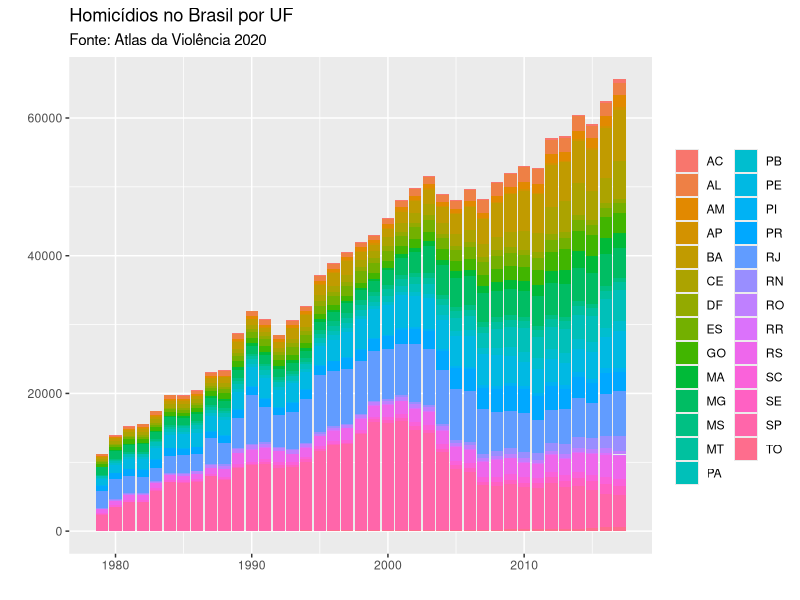
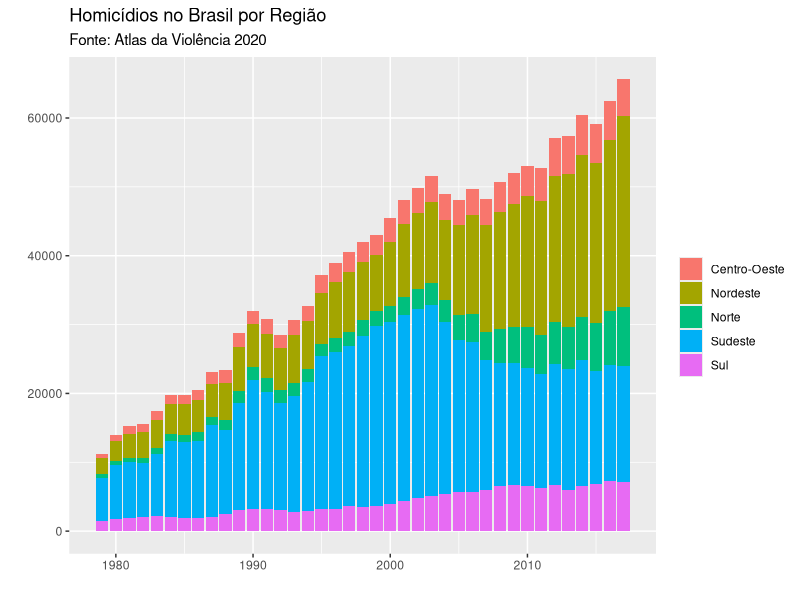
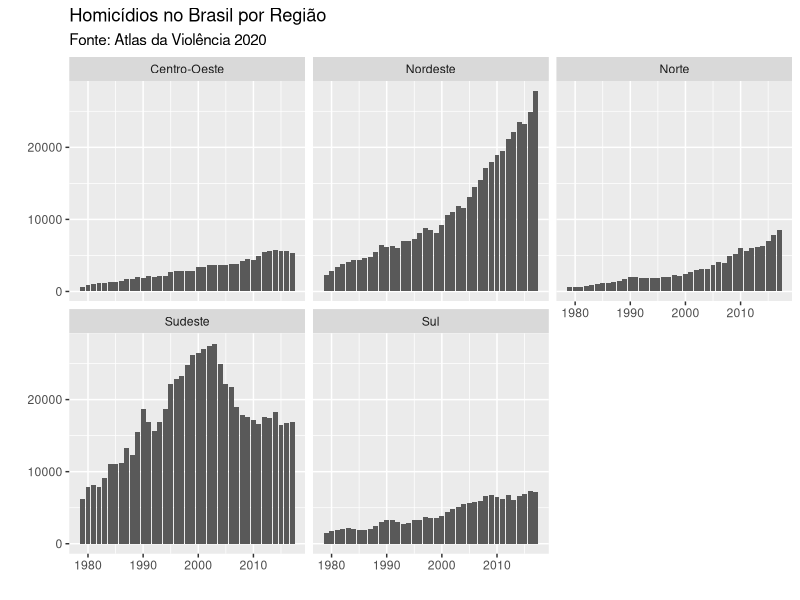
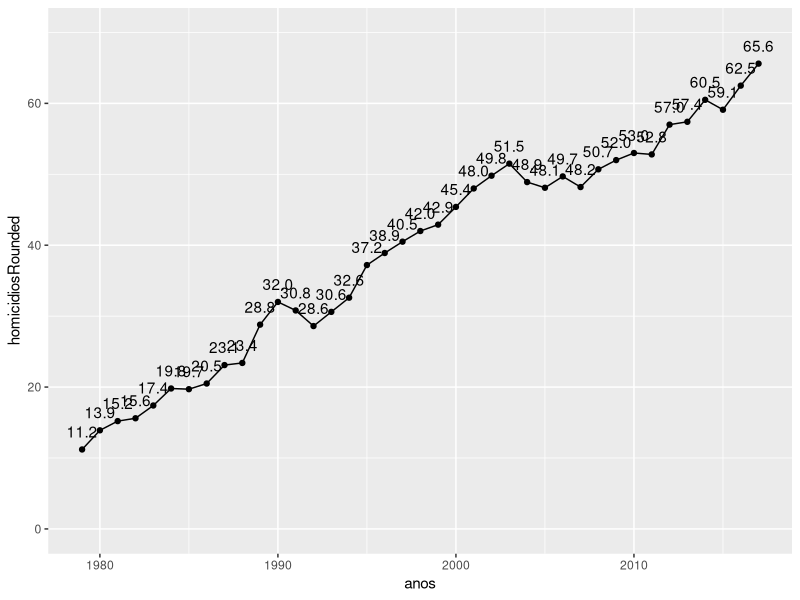
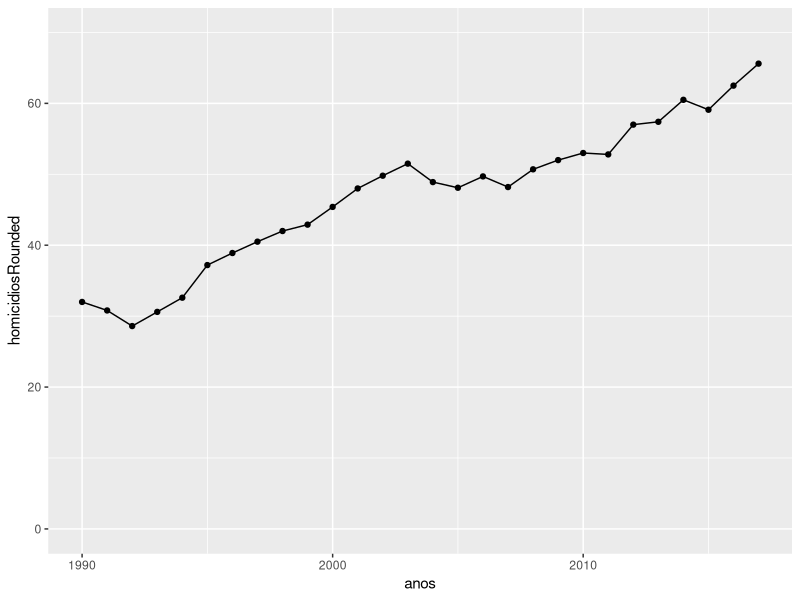
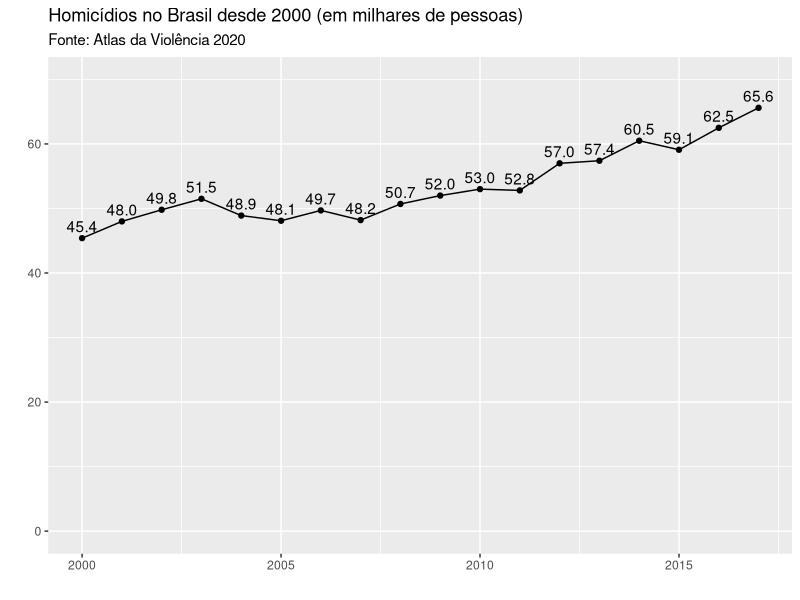
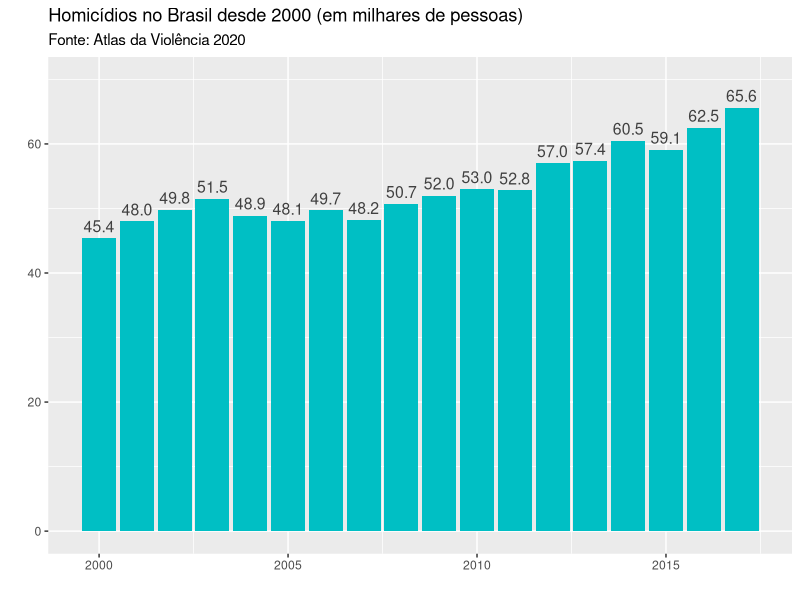
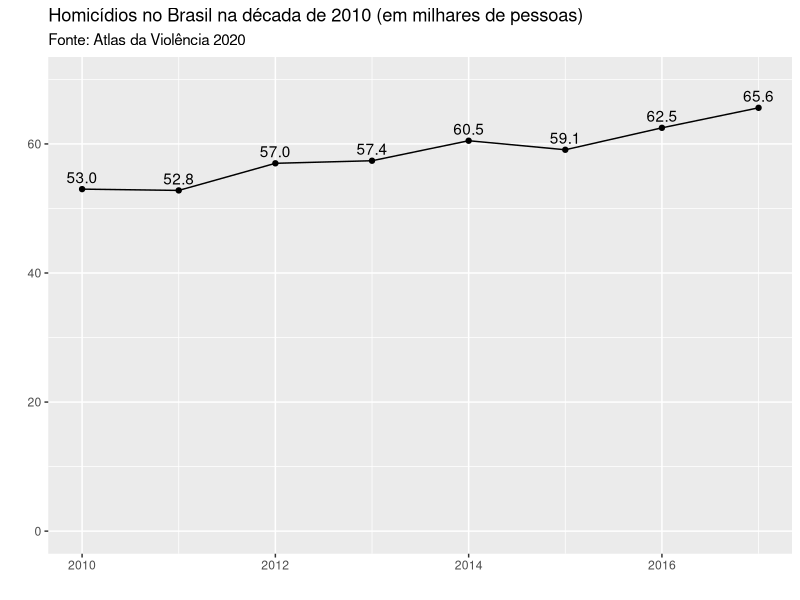

Generate these figures, in order, with R:
df <- read.table("homicidios.csv", sep=";", header=TRUE)

library(ggplot2)

ggplot(df, aes(periodo, fill=nome))+
  geom_bar(aes(weight=valor)) +
  ggtitle("Homicídios no Brasil por UF", subtitle = "Fonte: Atlas da Violência 2020") +
  labs(x="", y="", fill="")


ggplot(df, aes(periodo, fill=regiao))+
  geom_bar(aes(weight=valor)) +
  ggtitle("Homicídios no Brasil por Região", subtitle = "Fonte: Atlas da Violência 2020") +
  labs(x="", y="", fill="")

ggplot(df, aes(periodo))+
  geom_bar(aes(weight=valor))+
  facet_wrap(~ regiao) +
  ggtitle("Homicídios no Brasil por Região", subtitle = "Fonte: Atlas da Violência 2020") +
  labs(x="", y="")

sum(subset(df, df$periodo == '2017')$valor)

anos <- c()
homicidios <- c()
for(periodo in df$periodo){
  anos <- c(anos, periodo)
  homicidios <- c(homicidios, sum(df$valor[df$periodo == periodo]))
}
anos <- unique(anos)
homicidios <- unique(homicidios)
total_homicidios <- data.frame(anos, homicidios)
total_homicidios$homicidiosRounded <- round(homicidios/1000, 1)

ggplot(total_homicidios, aes(anos, homicidiosRounded, label=sprintf("%0.1f", round(homicidiosRounded, digits = 1))))+
  geom_point()+
  geom_line()+
  geom_text(aes(y=homicidiosRounded, vjust=-1))+
  ylim(c(0,70))
  

ggplot(subset(total_homicidios, total_homicidios$anos >= '1990'), aes(anos, homicidiosRounded))+
  geom_point()+
  geom_line()+
  ylim(c(0,70))

ggplot(subset(total_homicidios, total_homicidios$anos >= '2000'), aes(anos, homicidiosRounded, label=sprintf("%0.1f", round(homicidiosRounded, digits = 1))))+
  geom_point()+
  geom_line()+
  geom_text(aes(y=homicidiosRounded), vjust=-.5)+
  labs(x="", y="")+
  ggtitle("Homicídios no Brasil desde 2000 (em milhares de pessoas)", subtitle = "Fonte: Atlas da Violência 2020")+
  ylim(c(0,70))
  
ggplot(subset(total_homicidios, total_homicidios$anos >= '2000'), aes(anos, label=sprintf("%0.1f", round(homicidiosRounded, digits = 1))))+
  geom_bar(aes(weight=homicidiosRounded), fill="#00BFC4")+
  geom_text(aes(y=homicidiosRounded), vjust=-.5, col="#404040", size=4)+
  labs(x="", y="")+
  ggtitle("Homicídios no Brasil desde 2000 (em milhares de pessoas)", subtitle = "Fonte: Atlas da Violência 2020")+
  ylim(c(0,70))

ggplot(subset(total_homicidios, total_homicidios$anos >= '2010'), aes(anos, homicidiosRounded, label=sprintf("%0.1f", round(homicidiosRounded, digits = 1))))+
  geom_point()+
  geom_line()+
  geom_text(aes(y=homicidiosRounded), vjust=-.5)+
  labs(x="", y="")+
  ggtitle("Homicídios no Brasil na década de 2010 (em milhares de pessoas)", subtitle = "Fonte: Atlas da Violência 2020")+
  ylim(c(0,70))

ggplot(subset(total_homicidios, total_homicidios$anos >= '2010'), aes(anos, label=sprintf("%0.1f", round(homicidiosRounded, digits = 1))))+
  geom_bar(aes(weight=homicidiosRounded), fill="#00BFC4", width = .8)+
  geom_text(aes(y=homicidiosRounded), vjust=-.5, col="#404040", size=4, )+
  labs(x="", y="")+
  ggtitle("Homicídios no Brasil na década de 2010 (em milhares de pessoas)", subtitle = "Fonte: Atlas da Violência 2020")+
  ylim(c(0,70))


#Como fazer gráfico com barras e linhas simultaneamente?
ggplot(subset(total_homicidios, total_homicidios$anos >= '2010'), aes(x=anos, label=sprintf("%0.1f", round(homicidiosRounded, digits = 1))))+
  geom_bar(aes(weight=homicidiosRounded), fill="#00BFC4", width = .8)+
  geom_line(aes(y = homicidiosRounded), size=1.08, col="#404040")+
  geom_text(aes(y = homicidiosRounded), vjust=-.5, col="#404040", size=4, )+
  labs(x="", y="")+
  ggtitle("Homicídios no Brasil na década de 2010 (em milhares de pessoas)", subtitle = "Fonte: Atlas da Violência 2020")+
  ylim(c(0,70))


df2 <- read.table("homicidios-genero-raca.csv", sep=";", header=TRUE)

#wrong way
ggplot(df2, aes(periodo, valor, fill=genero))+
  geom_bar(stat="sum") +
  ggtitle("Homicídios no Brasil por gênero", subtitle = "Fonte: Atlas da Violência 2020") +
  labs(x="", y="")

#right way
ggplot(df2, aes(periodo, fill=genero))+
  geom_bar(aes(weight=valor))+
  ggtitle("Homicídios no Brasil por gênero", subtitle = "Fonte: Atlas da Violência 2020") +
  labs(x="", y="", fill="")+
  scale_fill_discrete(breaks = c("homem", "mulher"), labels = c("Homem", "Mulher"))

#wrong way
ggplot(df2, aes(periodo, valor, fill=raca))+
  geom_bar(stat="sum") +
  ggtitle("Homicídios no Brasil por raça", subtitle = "Fonte: Atlas da Violência 2020") +
  labs(x="", y="", fill="")

#right way
ggplot(df2, aes(periodo, fill=raca))+
  geom_bar(aes(weight=valor))+
  ggtitle("Homicídios no Brasil por raça", subtitle = "Fonte: Atlas da Violência 2020") +
  labs(x="", y="", fill="")+
  scale_fill_discrete(breaks = c("nao negro", "negro"), labels=c("Não negro", "Negro"))

#wrong way
ggplot(df2, aes(periodo, valor, fill=raca))+
  geom_bar(stat="sum") +
  ggtitle("Homicídios no Brasil por raça", subtitle = "Fonte: Atlas da Violência 2020") +
  labs(x="", y="")+
  facet_wrap(~regiao)

#right way
ggplot(df2, aes(periodo, fill=raca))+
  geom_bar(aes(weight=valor)) +
  ggtitle("Homicídios no Brasil por raça", subtitle = "Fonte: Atlas da Violência 2020") +
  labs(x="", y="", fill="")+
  facet_wrap(~regiao)+
  scale_fill_discrete(breaks=c("nao negro", "negro"), labels=c("Não negro", "Negro"))

#para fazer um procv: left_join

min(df2$periodo)
max(df2$periodo)

ggplot(subset(df2, df2$periodo == '2000'), aes(nome))+
  geom_bar(aes(weight=valor))+
  labs(x="", y="")+
  ggtitle("Homicídios no Brasil por Estado (2000)", subtitle="Fonte: Atlas da Violência 2020")+
  ylim(c(0,15000))

ggplot(subset(df2, df2$periodo == '2017'), aes(nome))+
  geom_bar(aes(weight=valor))+
  labs(x="", y="")+
  ggtitle("Homicídios no Brasil por Estado (2017)", subtitle="Fonte: Atlas da Violência 2020")

ggplot(subset(df2, df2$periodo == '2017'), aes(nome))+
  geom_bar(aes(weight=valor))+
  labs(x="", y="")+
  ggtitle("Homicídios no Brasil por Estado (2017)", subtitle="Fonte: Atlas da Violência 2020")+
  ylim(c(0,15000))

library(patchwork)

a <- ggplot(subset(df2, df2$periodo == '2000'), aes(nome))+
  geom_bar(aes(weight=valor))+
  labs(x="", y="")+
  ggtitle("Homicídios no Brasil por Estado (2000)", subtitle="Fonte: Atlas da Violência 2020")+
  ylim(c(0,15000))

b <- ggplot(subset(df2, df2$periodo == '2017'), aes(nome))+
  geom_bar(aes(weight=valor))+
  labs(x="", y="")+
  ggtitle("Homicídios no Brasil por Estado (2017)", subtitle="Fonte: Atlas da Violência 2020")+
  ylim(c(0,15000))

a+b

#
df2000 <- subset(df2, df2$periodo == '2000')
df2017 <- subset(df2, df2$periodo == '2017')

#Os únicos estados onde a violência diminuiu entre 2000 e 2017 foram SP, RJ e DF
ggplot(mapping = aes(nome, weight=valor))+
  geom_bar(data = df2000, fill='steelblue', position='stack')+
  geom_bar(data = df2017, width=.5, position=position_dodge())

df3 <- rbind(df2000, df2017)

df3$periodo[df3$periodo == 'Ano 2000'] <- '2000 '
df3$periodo[df3$periodo == 'Ano 2017'] <- '2017 '

#Só para aprender a separar, mas não é isso que eu quero
ggplot(df3, aes(nome))+
  geom_bar(aes(weight=valor, fill=regiao))

#Isso era o que eu queria
ggplot(df3, aes(nome))+
  geom_bar(aes(weight=valor, fill=periodo), position='dodge')+
  labs(x="", y="", fill="")+
  ggtitle("Evolução do número de homicídios no Brasil entre 2000 e 2017", subtitle = "Fonte: Atlas da Violência 2020")+
  ylim(c(0,15000))

#Fazer um for para pegar UF por UF e criar uma tabela?
sum(df3$valor[df3$periodo == '2017' & df3$nome == 'SP'])/sum(df3$valor[df3$periodo == '2000' & df3$nome == 'SP'])
sum(df3$valor[df3$periodo == '2017' & df3$nome == 'RJ'])/sum(df3$valor[df3$periodo == '2000' & df3$nome == 'RJ'])
sum(df3$valor[df3$periodo == '2017' & df3$nome == 'DF'])/sum(df3$valor[df3$periodo == '2000' & df3$nome == 'DF'])
sum(df3$valor[df3$periodo == '2017' & df3$nome == 'BA'])/sum(df3$valor[df3$periodo == '2000' & df3$nome == 'BA'])

#Feito
UF <- c()
variacao <- c()
for(nome in df3$nome){
  UF <- c(UF, nome)
  variacao <- c(variacao,(sum(df3$valor[df3$periodo == '2017' & df3$nome == nome]) - sum(df3$valor[df3$periodo == '2000' & df3$nome == nome]))/sum(df3$valor[df3$periodo == '2000' & df3$nome == nome]))
}

UF <- unique(UF)
variacao <- unique(variacao)
variacoes <- data.frame(UF, variacao)
variacoes

#Plotando as variações por Estado
ggplot(variacoes, aes(UF))+
  geom_bar(aes(weight=variacao))+
  labs(x="", y="")

#Problema dos gráficos anteriores: consideram somente o total de assassinatos
#A população cresceu entre 2000 e 2017, impactando o significado do número de homicídios